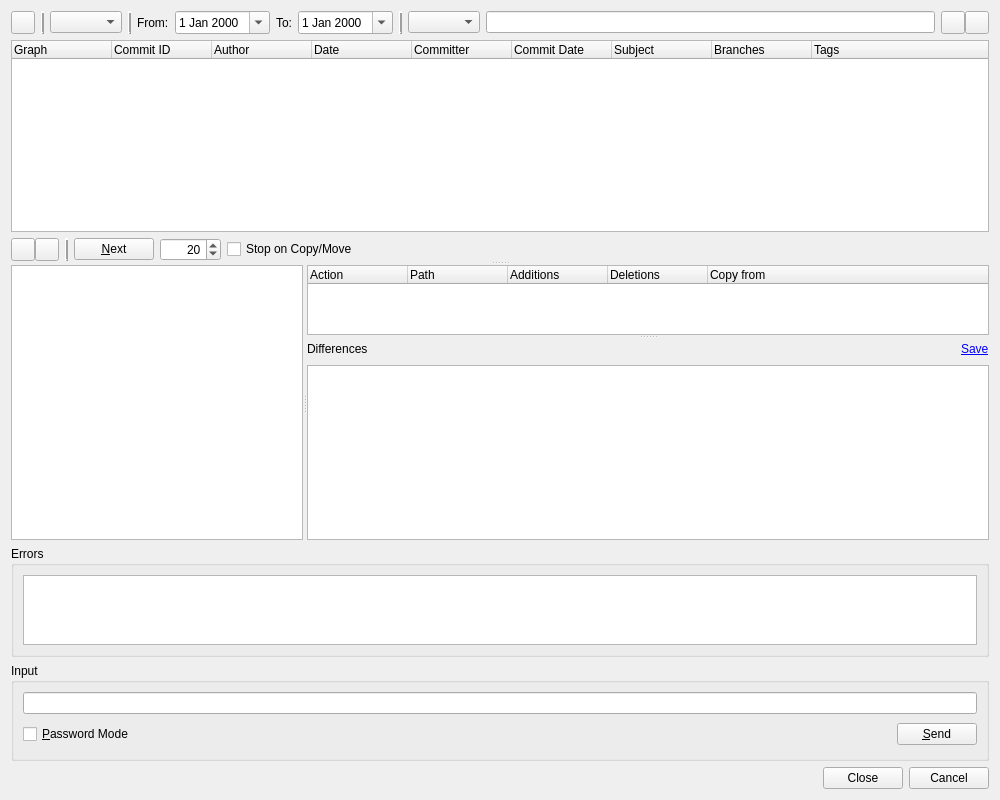
<?xml version="1.0" encoding="UTF-8"?>
<ui version="4.0">
 <class>GitLogBrowserDialog</class>
 <widget class="QWidget" name="GitLogBrowserDialog">
  <property name="geometry">
   <rect>
    <x>0</x>
    <y>0</y>
    <width>1000</width>
    <height>800</height>
   </rect>
  </property>
  <property name="windowTitle">
   <string>Git Log</string>
  </property>
  <layout class="QVBoxLayout" name="verticalLayout_3">
   <item>
    <layout class="QHBoxLayout" name="horizontalLayout_4">
     <item>
      <widget class="QToolButton" name="actionsButton">
       <property name="toolTip">
        <string>Select action from menu</string>
       </property>
       <property name="popupMode">
        <enum>QToolButton::InstantPopup</enum>
       </property>
      </widget>
     </item>
     <item>
      <widget class="Line" name="line_4">
       <property name="frameShadow">
        <enum>QFrame::Raised</enum>
       </property>
       <property name="lineWidth">
        <number>2</number>
       </property>
       <property name="orientation">
        <enum>Qt::Vertical</enum>
       </property>
      </widget>
     </item>
     <item>
      <widget class="QComboBox" name="modeComboBox">
       <property name="toolTip">
        <string>Select the mode (find or filter)</string>
       </property>
      </widget>
     </item>
     <item>
      <widget class="Line" name="line_3">
       <property name="frameShadow">
        <enum>QFrame::Raised</enum>
       </property>
       <property name="lineWidth">
        <number>2</number>
       </property>
       <property name="orientation">
        <enum>Qt::Vertical</enum>
       </property>
      </widget>
     </item>
     <item>
      <widget class="QLabel" name="label">
       <property name="text">
        <string>From:</string>
       </property>
      </widget>
     </item>
     <item>
      <widget class="QDateEdit" name="fromDate">
       <property name="toolTip">
        <string>Enter the start date</string>
       </property>
       <property name="calendarPopup">
        <bool>true</bool>
       </property>
      </widget>
     </item>
     <item>
      <widget class="QLabel" name="label_2">
       <property name="text">
        <string>To:</string>
       </property>
      </widget>
     </item>
     <item>
      <widget class="QDateEdit" name="toDate">
       <property name="toolTip">
        <string>Enter the end date</string>
       </property>
       <property name="calendarPopup">
        <bool>true</bool>
       </property>
      </widget>
     </item>
     <item>
      <widget class="Line" name="line_2">
       <property name="frameShadow">
        <enum>QFrame::Raised</enum>
       </property>
       <property name="lineWidth">
        <number>2</number>
       </property>
       <property name="orientation">
        <enum>Qt::Vertical</enum>
       </property>
      </widget>
     </item>
     <item>
      <widget class="QComboBox" name="fieldCombo">
       <property name="toolTip">
        <string>Select the field to filter on</string>
       </property>
      </widget>
     </item>
     <item>
      <widget class="E5ClearableLineEdit" name="rxEdit">
       <property name="toolTip">
        <string>Enter the regular expression to filter on or search for</string>
       </property>
      </widget>
     </item>
     <item>
      <layout class="QHBoxLayout" name="horizontalLayout_2">
       <property name="spacing">
        <number>0</number>
       </property>
       <item>
        <widget class="QToolButton" name="findPrevButton">
         <property name="toolTip">
          <string>Press to find the previous occurrence</string>
         </property>
        </widget>
       </item>
       <item>
        <widget class="QToolButton" name="findNextButton">
         <property name="toolTip">
          <string>Press to find the next occurrence</string>
         </property>
        </widget>
       </item>
      </layout>
     </item>
    </layout>
   </item>
   <item>
    <widget class="QSplitter" name="mainSplitter">
     <property name="orientation">
      <enum>Qt::Vertical</enum>
     </property>
     <widget class="QWidget" name="">
      <layout class="QVBoxLayout" name="verticalLayout">
       <item>
        <widget class="QTreeWidget" name="logTree">
         <property name="sizePolicy">
          <sizepolicy hsizetype="Expanding" vsizetype="Expanding">
           <horstretch>0</horstretch>
           <verstretch>1</verstretch>
          </sizepolicy>
         </property>
         <property name="contextMenuPolicy">
          <enum>Qt::CustomContextMenu</enum>
         </property>
         <property name="alternatingRowColors">
          <bool>true</bool>
         </property>
         <property name="selectionMode">
          <enum>QAbstractItemView::ExtendedSelection</enum>
         </property>
         <property name="rootIsDecorated">
          <bool>false</bool>
         </property>
         <property name="itemsExpandable">
          <bool>false</bool>
         </property>
         <property name="allColumnsShowFocus">
          <bool>true</bool>
         </property>
         <column>
          <property name="text">
           <string>Graph</string>
          </property>
         </column>
         <column>
          <property name="text">
           <string>Commit ID</string>
          </property>
         </column>
         <column>
          <property name="text">
           <string>Author</string>
          </property>
         </column>
         <column>
          <property name="text">
           <string>Date</string>
          </property>
         </column>
         <column>
          <property name="text">
           <string>Committer</string>
          </property>
         </column>
         <column>
          <property name="text">
           <string>Commit Date</string>
          </property>
         </column>
         <column>
          <property name="text">
           <string>Subject</string>
          </property>
         </column>
         <column>
          <property name="text">
           <string>Branches</string>
          </property>
         </column>
         <column>
          <property name="text">
           <string>Tags</string>
          </property>
         </column>
        </widget>
       </item>
       <item>
        <layout class="QHBoxLayout" name="horizontalLayout_5">
         <item>
          <layout class="QHBoxLayout" name="horizontalLayout">
           <property name="spacing">
            <number>0</number>
           </property>
           <item>
            <widget class="QToolButton" name="upButton">
             <property name="toolTip">
              <string>Press to move up in the log list</string>
             </property>
             <property name="autoRepeat">
              <bool>true</bool>
             </property>
            </widget>
           </item>
           <item>
            <widget class="QToolButton" name="downButton">
             <property name="toolTip">
              <string>Press to move down in the log list</string>
             </property>
             <property name="autoRepeat">
              <bool>true</bool>
             </property>
            </widget>
           </item>
          </layout>
         </item>
         <item>
          <widget class="Line" name="line_5">
           <property name="frameShadow">
            <enum>QFrame::Raised</enum>
           </property>
           <property name="lineWidth">
            <number>2</number>
           </property>
           <property name="orientation">
            <enum>Qt::Vertical</enum>
           </property>
          </widget>
         </item>
         <item>
          <widget class="QPushButton" name="nextButton">
           <property name="toolTip">
            <string>Press to get the next bunch of log entries</string>
           </property>
           <property name="text">
            <string>&amp;Next</string>
           </property>
          </widget>
         </item>
         <item>
          <widget class="QSpinBox" name="limitSpinBox">
           <property name="toolTip">
            <string>Enter the limit of entries to fetch</string>
           </property>
           <property name="alignment">
            <set>Qt::AlignRight|Qt::AlignTrailing|Qt::AlignVCenter</set>
           </property>
           <property name="minimum">
            <number>1</number>
           </property>
           <property name="maximum">
            <number>10000</number>
           </property>
           <property name="value">
            <number>20</number>
           </property>
          </widget>
         </item>
         <item>
          <widget class="QCheckBox" name="stopCheckBox">
           <property name="toolTip">
            <string>Select to stop listing log messages at a copy or move</string>
           </property>
           <property name="text">
            <string>Stop on Copy/Move</string>
           </property>
          </widget>
         </item>
         <item>
          <spacer name="horizontalSpacer">
           <property name="orientation">
            <enum>Qt::Horizontal</enum>
           </property>
           <property name="sizeHint" stdset="0">
            <size>
             <width>40</width>
             <height>20</height>
            </size>
           </property>
          </spacer>
         </item>
         <item>
          <widget class="QLabel" name="sbsSelectLabel">
           <property name="focusPolicy">
            <enum>Qt::StrongFocus</enum>
           </property>
           <property name="text">
            <string/>
           </property>
           <property name="textInteractionFlags">
            <set>Qt::LinksAccessibleByKeyboard|Qt::LinksAccessibleByMouse</set>
           </property>
          </widget>
         </item>
        </layout>
       </item>
      </layout>
     </widget>
     <widget class="QSplitter" name="detailsSplitter">
      <property name="sizePolicy">
       <sizepolicy hsizetype="Expanding" vsizetype="Preferred">
        <horstretch>0</horstretch>
        <verstretch>2</verstretch>
       </sizepolicy>
      </property>
      <property name="orientation">
       <enum>Qt::Horizontal</enum>
      </property>
      <widget class="QTextBrowser" name="detailsEdit">
       <property name="sizePolicy">
        <sizepolicy hsizetype="Expanding" vsizetype="Expanding">
         <horstretch>3</horstretch>
         <verstretch>1</verstretch>
        </sizepolicy>
       </property>
       <property name="readOnly">
        <bool>true</bool>
       </property>
       <property name="openLinks">
        <bool>false</bool>
       </property>
      </widget>
      <widget class="QSplitter" name="diffSplitter">
       <property name="sizePolicy">
        <sizepolicy hsizetype="Preferred" vsizetype="Expanding">
         <horstretch>7</horstretch>
         <verstretch>0</verstretch>
        </sizepolicy>
       </property>
       <property name="orientation">
        <enum>Qt::Vertical</enum>
       </property>
       <widget class="QTreeWidget" name="filesTree">
        <property name="sizePolicy">
         <sizepolicy hsizetype="Expanding" vsizetype="Expanding">
          <horstretch>7</horstretch>
          <verstretch>1</verstretch>
         </sizepolicy>
        </property>
        <property name="alternatingRowColors">
         <bool>true</bool>
        </property>
        <property name="rootIsDecorated">
         <bool>false</bool>
        </property>
        <property name="itemsExpandable">
         <bool>false</bool>
        </property>
        <property name="allColumnsShowFocus">
         <bool>true</bool>
        </property>
        <column>
         <property name="text">
          <string>Action</string>
         </property>
        </column>
        <column>
         <property name="text">
          <string>Path</string>
         </property>
        </column>
        <column>
         <property name="text">
          <string>Additions</string>
         </property>
        </column>
        <column>
         <property name="text">
          <string>Deletions</string>
         </property>
        </column>
        <column>
         <property name="text">
          <string>Copy from</string>
         </property>
        </column>
       </widget>
       <widget class="QWidget" name="layoutWidget_2">
        <layout class="QVBoxLayout" name="verticalLayout_2">
         <item>
          <layout class="QHBoxLayout" name="horizontalLayout_3">
           <item>
            <widget class="QLabel" name="diffLabel">
             <property name="text">
              <string>Differences</string>
             </property>
            </widget>
           </item>
           <item>
            <spacer name="horizontalSpacer_3">
             <property name="orientation">
              <enum>Qt::Horizontal</enum>
             </property>
             <property name="sizeHint" stdset="0">
              <size>
               <width>40</width>
               <height>20</height>
              </size>
             </property>
            </spacer>
           </item>
           <item>
            <widget class="QLabel" name="diffSelectLabel">
             <property name="focusPolicy">
              <enum>Qt::StrongFocus</enum>
             </property>
             <property name="text">
              <string/>
             </property>
             <property name="textInteractionFlags">
              <set>Qt::LinksAccessibleByKeyboard|Qt::LinksAccessibleByMouse</set>
             </property>
            </widget>
           </item>
           <item>
            <widget class="QLabel" name="saveLabel">
             <property name="focusPolicy">
              <enum>Qt::StrongFocus</enum>
             </property>
             <property name="text">
              <string>&lt;a href=&quot;save:me&quot;&gt;Save&lt;/a&gt;</string>
             </property>
             <property name="textInteractionFlags">
              <set>Qt::LinksAccessibleByKeyboard|Qt::LinksAccessibleByMouse</set>
             </property>
            </widget>
           </item>
          </layout>
         </item>
         <item>
          <widget class="QTextEdit" name="diffEdit">
           <property name="sizePolicy">
            <sizepolicy hsizetype="Expanding" vsizetype="Expanding">
             <horstretch>7</horstretch>
             <verstretch>2</verstretch>
            </sizepolicy>
           </property>
           <property name="tabChangesFocus">
            <bool>true</bool>
           </property>
           <property name="lineWrapMode">
            <enum>QTextEdit::NoWrap</enum>
           </property>
           <property name="readOnly">
            <bool>true</bool>
           </property>
           <property name="acceptRichText">
            <bool>false</bool>
           </property>
          </widget>
         </item>
        </layout>
       </widget>
      </widget>
     </widget>
    </widget>
   </item>
   <item>
    <widget class="QGroupBox" name="errorGroup">
     <property name="sizePolicy">
      <sizepolicy hsizetype="Preferred" vsizetype="Expanding">
       <horstretch>0</horstretch>
       <verstretch>1</verstretch>
      </sizepolicy>
     </property>
     <property name="title">
      <string>Errors</string>
     </property>
     <layout class="QVBoxLayout">
      <item>
       <widget class="QTextEdit" name="errors">
        <property name="whatsThis">
         <string>&lt;b&gt;Git log errors&lt;/b&gt;&lt;p&gt;This shows possible error messages of the git log command.&lt;/p&gt;</string>
        </property>
        <property name="readOnly">
         <bool>true</bool>
        </property>
        <property name="acceptRichText">
         <bool>false</bool>
        </property>
       </widget>
      </item>
     </layout>
    </widget>
   </item>
   <item>
    <widget class="QGroupBox" name="inputGroup">
     <property name="title">
      <string>Input</string>
     </property>
     <layout class="QGridLayout">
      <item row="1" column="1">
       <spacer>
        <property name="orientation">
         <enum>Qt::Horizontal</enum>
        </property>
        <property name="sizeType">
         <enum>QSizePolicy::Expanding</enum>
        </property>
        <property name="sizeHint" stdset="0">
         <size>
          <width>327</width>
          <height>29</height>
         </size>
        </property>
       </spacer>
      </item>
      <item row="1" column="2">
       <widget class="QPushButton" name="sendButton">
        <property name="toolTip">
         <string>Press to send the input to the git process</string>
        </property>
        <property name="text">
         <string>&amp;Send</string>
        </property>
        <property name="shortcut">
         <string>Alt+S</string>
        </property>
       </widget>
      </item>
      <item row="0" column="0" colspan="3">
       <widget class="QLineEdit" name="input">
        <property name="toolTip">
         <string>Enter data to be sent to the git process</string>
        </property>
       </widget>
      </item>
      <item row="1" column="0">
       <widget class="QCheckBox" name="passwordCheckBox">
        <property name="toolTip">
         <string>Select to switch the input field to password mode</string>
        </property>
        <property name="text">
         <string>&amp;Password Mode</string>
        </property>
        <property name="shortcut">
         <string>Alt+P</string>
        </property>
       </widget>
      </item>
     </layout>
    </widget>
   </item>
   <item>
    <widget class="QDialogButtonBox" name="buttonBox">
     <property name="orientation">
      <enum>Qt::Horizontal</enum>
     </property>
     <property name="standardButtons">
      <set>QDialogButtonBox::Cancel|QDialogButtonBox::Close</set>
     </property>
    </widget>
   </item>
  </layout>
 </widget>
 <customwidgets>
  <customwidget>
   <class>E5ClearableLineEdit</class>
   <extends>QLineEdit</extends>
   <header>E5Gui/E5LineEdit.h</header>
  </customwidget>
 </customwidgets>
 <tabstops>
  <tabstop>actionsButton</tabstop>
  <tabstop>modeComboBox</tabstop>
  <tabstop>fromDate</tabstop>
  <tabstop>toDate</tabstop>
  <tabstop>fieldCombo</tabstop>
  <tabstop>rxEdit</tabstop>
  <tabstop>findPrevButton</tabstop>
  <tabstop>findNextButton</tabstop>
  <tabstop>logTree</tabstop>
  <tabstop>upButton</tabstop>
  <tabstop>downButton</tabstop>
  <tabstop>nextButton</tabstop>
  <tabstop>limitSpinBox</tabstop>
  <tabstop>stopCheckBox</tabstop>
  <tabstop>sbsSelectLabel</tabstop>
  <tabstop>detailsEdit</tabstop>
  <tabstop>filesTree</tabstop>
  <tabstop>diffSelectLabel</tabstop>
  <tabstop>saveLabel</tabstop>
  <tabstop>diffEdit</tabstop>
  <tabstop>errors</tabstop>
  <tabstop>input</tabstop>
  <tabstop>passwordCheckBox</tabstop>
  <tabstop>sendButton</tabstop>
 </tabstops>
 <resources/>
 <connections/>
</ui>
